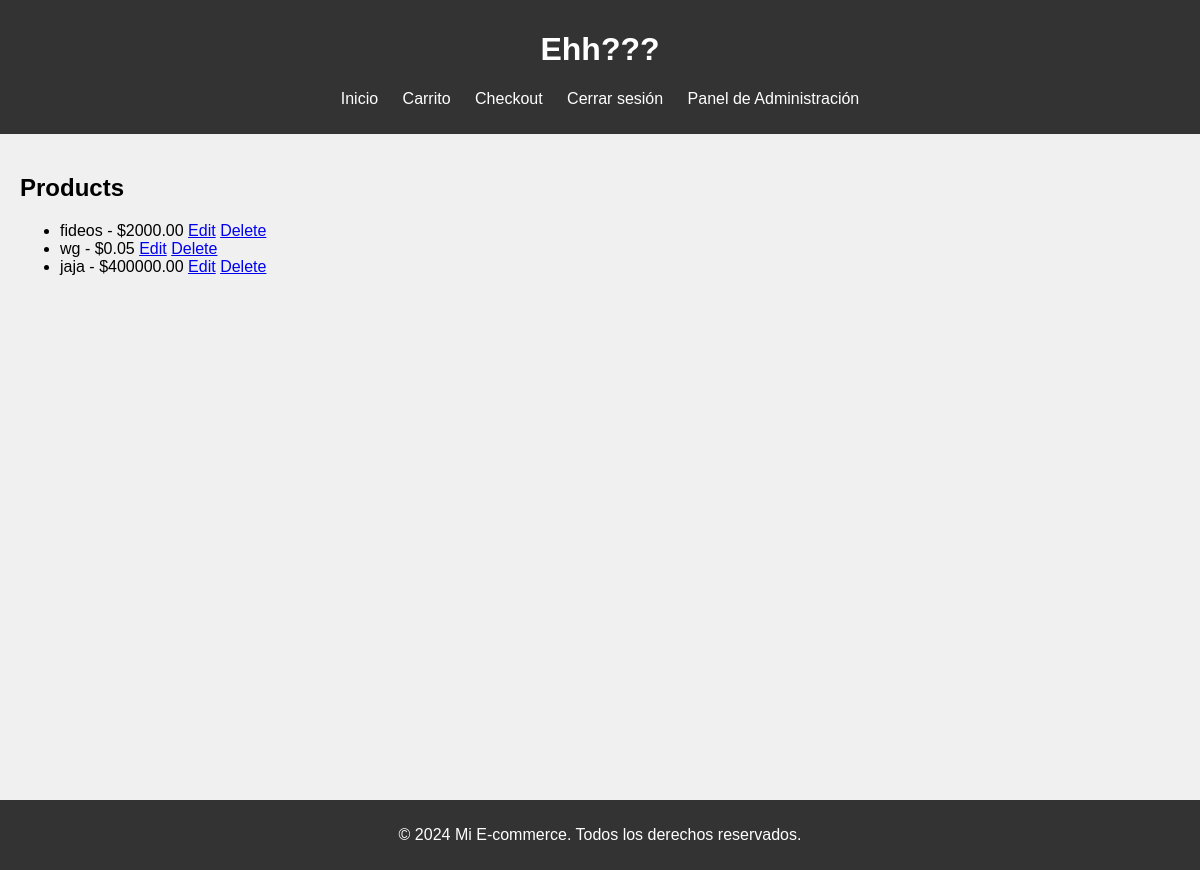
/view-products/ (signed in), run on an earlier commit of the app's database.
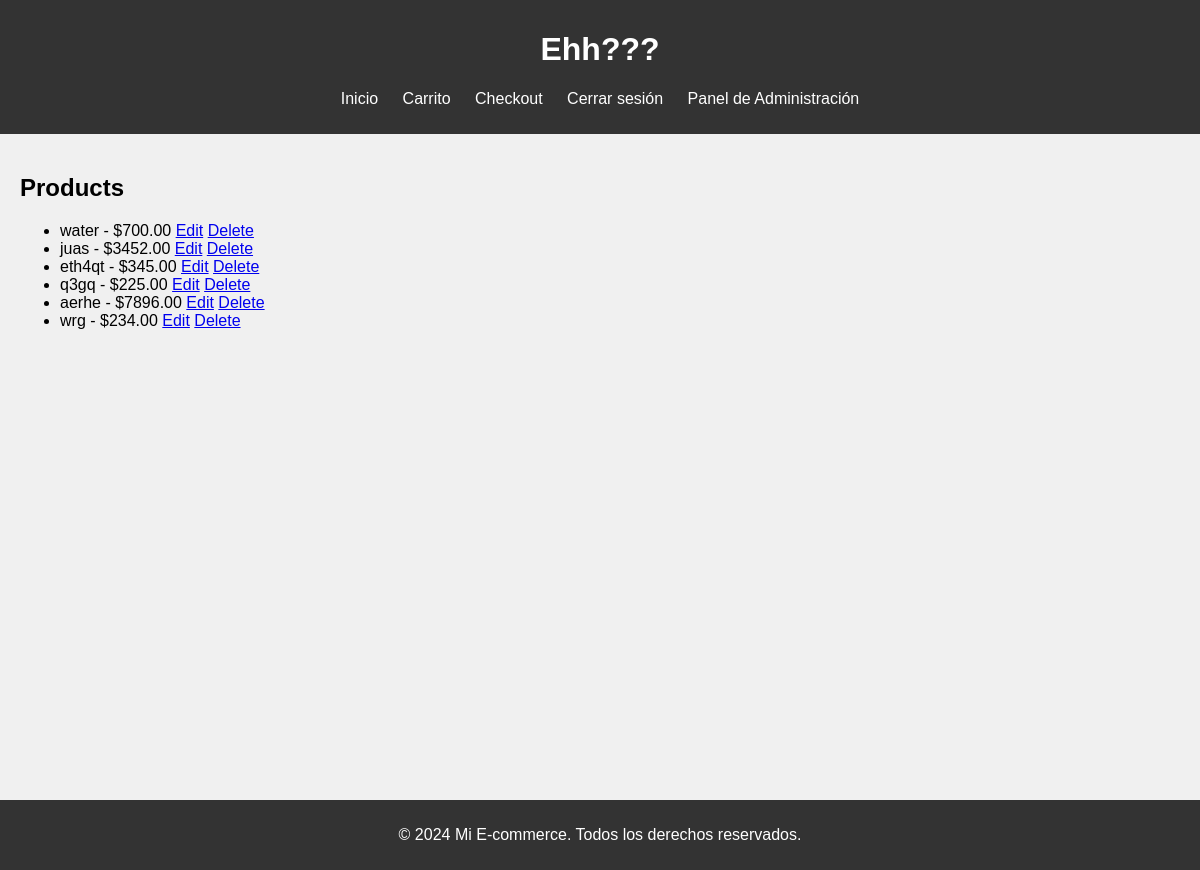
And on a later commit of the database.
### tienda/models.py (models this page shows, shortened)
class Producto(models.Model):
    nombre = models.CharField(max_length=100)
    descripcion = models.TextField()
    precio = models.DecimalField(max_digits=10, decimal_places=2)
    stock = models.PositiveIntegerField(default=0)
    categoria = models.ForeignKey(Categoria, related_name='productos', on_delete=models.SET_NULL, null=True, blank=True)
    imagen = models.ImageField(upload_to='productos/', null=False, blank=False, default='productos/default.jpg')

### tienda/views.py (the view)
# urls.py: path('view-products/', views.view_products, name='view_products'),
@admin_required
def view_products(request):
    productos = Producto.objects.all()
    return render(request, 'tienda/view_products.html', {'productos': productos})

### tienda/views.py (called while the page is built)
def admin_required(function=None, redirect_field_name='next', login_url='login'):
    if function is None:
        return user_passes_test(lambda u: u.is_superuser, login_url=login_url)(admin_required)
    return user_passes_test(lambda u: u.is_superuser, login_url=login_url)(function)

### tienda/templates/tienda/view_products.html
{% extends 'tienda/base.html' %}
{% block content %}
<h2>Products</h2>
<ul>
    {% for producto in productos %}
    <li>
        {{ producto.nombre }} - ${{ producto.precio }}
        <a href="{% url 'edit_product' producto.pk %}">Edit</a>
        <a href="{% url 'delete_product' producto.pk %}">Delete</a>
    </li>
    {% endfor %}
</ul>
{% endblock %}

What changed in the data, as far as the page shows it:
removed Producto: nombre "fideos", precio "2000.00"
removed Producto: nombre "wg", precio "0.05"
removed Producto: nombre "jaja", precio "400000.00"
added Producto: nombre "water", precio "700.00"
added Producto: nombre "juas", precio "3452.00"
added Producto: nombre "eth4qt", precio "345.00"
added Producto: nombre "q3gq", precio "225.00"
added Producto: nombre "aerhe", precio "7896.00"
added Producto: nombre "wrg", precio "234.00"
